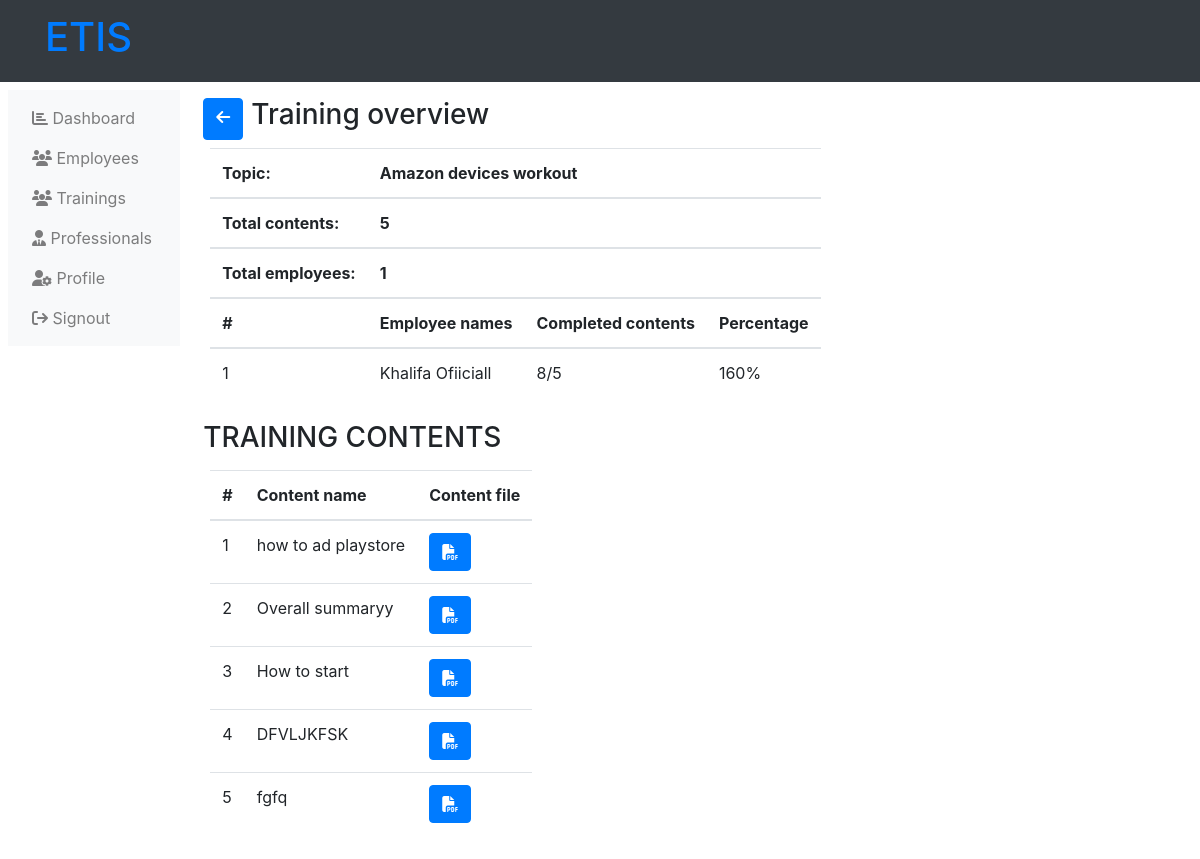
Page /administrator-training-overview.php?training_id=13 (signed in) on the earlier database version.
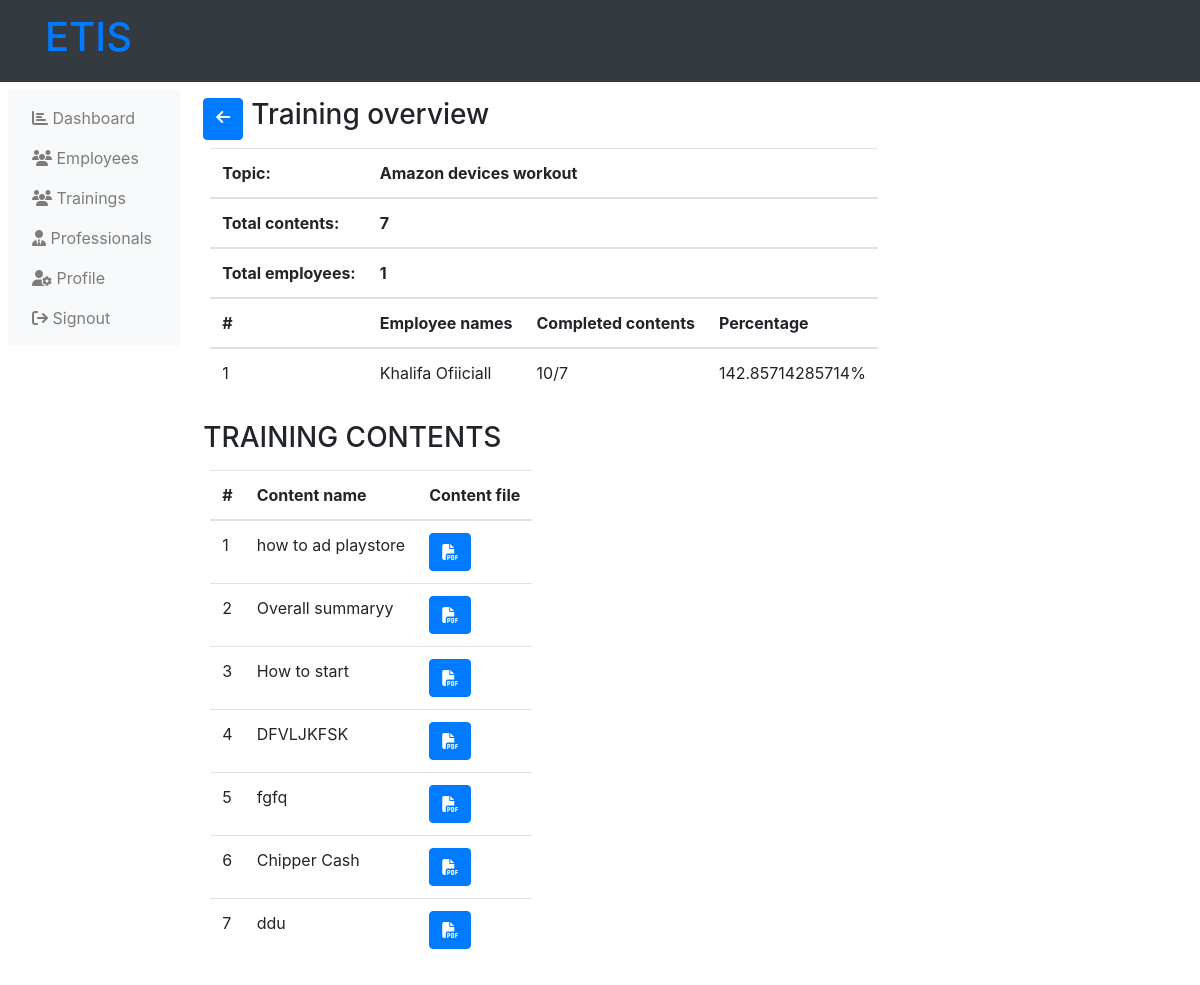
Same page on the later database version.
### tables this page shows
CREATE TABLE `users` (
  `user_id` int(11) NOT NULL,
  `user_nid` text NOT NULL,
  `user_name` varchar(255) NOT NULL,
  `user_fn` varchar(255) NOT NULL,
  `user_ln` varchar(255) NOT NULL,
  `user_email` varchar(255) NOT NULL,
  `user_phone` int(11) NOT NULL,
  `user_pass` varchar(255) NOT NULL,
  `user_type` varchar(255) NOT NULL,
  `department` int(11) NOT NULL,
  `user_state` varchar(255) NOT NULL
);

CREATE TABLE `training_contents` (
  `training_content_id` int(11) NOT NULL,
  `training` int(11) NOT NULL,
  `content_name` varchar(255) NOT NULL,
  `content_type` varchar(255) NOT NULL,
  `content_file` varchar(255) NOT NULL
);

### administrator-training-overview.php (the view, shortened to what the changed rows need)
<?php
    include('php/connection.php');
?>
<!DOCTYPE html>
<html lang="en">
<head>
    <link rel="stylesheet" href="https://maxcdn.bootstrapcdn.com/bootstrap/4.5.2/css/bootstrap.min.css">
    <link rel="stylesheet" href="https://cdnjs.cloudflare.com/ajax/libs/font-awesome/6.4.2/css/all.min.css" />
</head>
<body>
    <?php include("php/administration-header.php"); ?>
    <div class="">
        <div class="row p-2">
            <div class="col-md-8">
                <?php
                    if (!$_GET['training_id']) {
                        ?>
                        <p class="alert alert-danger">
                            No training sent to server.
                        </p>
                        <?php
                    }
                    else {
                        $training = $_GET['training_id'];
                        $checktraing_exists = mysqli_query($server,"SELECT * from trainings WHERE training_id ='$training'");
                        if (mysqli_num_rows($checktraing_exists) != 1) {
                            ?>
                            <p class="alert alert-danger">
                                Training doesn't exist.
                            </p>
                            <?php
                        }
                        else {
                            $data_training_exists = mysqli_fetch_array($checktraing_exists);
                            $get_training_contents = mysqli_query($server,"SELECT * from training_contents
                                WHERE training = '$training'
                            ");
                            $training_depart = $data_training_exists['training_depart'];
                            $get_training_employees = mysqli_query($server,"SELECT * from users
                                WHERE
                                department = '$training_depart'
                                ORDER BY user_fn ASC,
                                user_ln ASC
                            ");
                            $count = 1;
                            ?>
                            <div class="row p-2">
                                <a href="administration-trainings.php" class="btn btn-primary">
                                    <i class="fas fa-arrow-left"></i>
                                </a>
                                <h3 class="ml-2">Training overview</h3>
                            </div>
                            <table class="table table-hover table-responsive">
                                <thead>
                                    <tr>
                                        <th>
                                            Topic:
                                        </th>
                                        <th colspan="3">
                                            <?php echo $data_training_exists['training_topic']; ?>
                                        </th>
                                    </tr>
                                    <tr>
                                        <th>
                                            Total contents:
                                        </th>
                                        <th colspan="10">
                                            <?php echo mysqli_num_rows($get_training_contents); ?>
                                        </th>
                                    </tr>
                                    <tr>
                                        <th>
                                            Total employees:
                                        </th>
                                        <th colspan="10">
                                            <?php echo mysqli_num_rows($get_training_employees); ?>
                                        </th>
                                    </tr>
                                    <tr>
                                        <th>
                                            #
                                        </th>
                                        <th>
                                            Employee names
                                        </th>
                                        <th>
                                            Completed contents
                                        </th>
                                        <th>
                                            Percentage
                                        </th>
                                    </tr>
                                </thead>
                                <tbody>
                                            <?php
                                        while ($data_training_employees = mysqli_fetch_array($get_training_employees)) {
                                            ?>
                                            <tr>
                                                <td>
                                                    <?php
                                                        echo $count++;
                                                    ?>
                                                </td>
                                                <td>
                                                    <?php
                                                        echo $data_training_employees['user_fn']." ".$data_training_employees['user_ln'];
                                                    ?>
                                                </td>
                                                <td>
                                                    <?php
                                                        $employeee_id = $data_training_employees['user_id'];
                                                        $get_completion_num = mysqli_query($server,"SELECT * from empl_trainings_conent_completion
                                                            WHERE employee = '$employeee_id'
                                                            AND training = '$training'
                                                        ");
                                                        echo mysqli_num_rows($get_completion_num)."/".mysqli_num_rows($get_training_contents);
                                                    ?>
                                                </td>
                                                <td>
                                                    <?php
                                                        if (mysqli_num_rows($get_training_contents) == 0) {
                                                            ?>
                                                            <p class="text-danger">
                                                                No contents
                                                            </p>
                                                            <?php
                                                        }
                                                        else {
                                                            echo $percentage = (mysqli_num_rows($get_completion_num)/mysqli_num_rows($get_training_contents))*100;
                                                            echo "%";
                                                        }
                                                    ?>
                                                </td>
                                            </tr>
                                            <?php
                                        }
                                    ?>
                                </tbody>
                            </table>
                            <div class="training_contents">
                                <div class="row p-2">
                                    <h3>
                                        TRAINING CONTENTS
                                    </h3>
                                </div>
                                <table class="table table-responsive table-hover">
                                    <thead>
                                        <tr>
                                            <th>
                                                #
                                            </th>
                                            <th>
                                                Content name
                                            </th>
                                            <th>
                                                Content file
                                            </th>
                                        </tr>
                                    </thead>
                                    <tbody>
                                        <?php
                                            $get_training_contents = mysqli_query($server,"SELECT * from training_contents
                                                WHERE training = '$training'
                                            ");
                                                ?>
                                                <?php
                                            $count2 =1;
                                            while ($data_contents = mysqli_fetch_array($get_training_contents)) {
                                                ?>
                                                <tr>
                                                    <td>
                                                        <?php
                                                            echo $count2++;
                                                        ?>
                                                    </td>
                                                    <td>
                                                        <?php echo $data_contents['content_name']; ?>
                                                    </td>
                                                    <td>
                                                        <a href="<?php echo $data_contents['content_file']; ?>" target="_blank" title="View file" class="btn btn-primary">
                                                            <i class="fa fa-file-pdf"></i>
                                                        </a>
                                                    </td>
                                                </tr>
                                                <?php
                                            }
                                        ?>
                                    </tbody>
                                </table>
                            </div>
                            <?php
                        }
                    }
                ?>
            </div>
        </div>
    </div>
</body>
</html>

Differences in the rows shown:
computed for users "Khalifa": mysqli_num_rows($get_completion_num) "8" → "10"; mysqli_num_rows($get_training_contents) "5" → "7"; get_training_contents "160" → "142.85714285714"
added training_contents: content_name "Chipper Cash"
added training_contents: content_name "ddu"
Other differences:
mysqli_num_rows($get_training_contents): "5" → "7"
